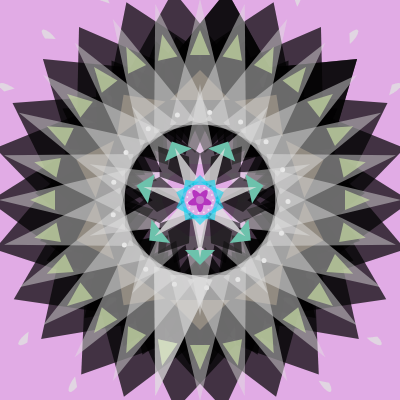
Frame 1 (no input)
Frame 60 (no input): identical to frame 1, image omitted
Frame 120 (the mouse pressed at the canvas centre since frame 60): identical to frame 1, image omitted

The p5.js sketch that drew this single still picture (run headless with seeded random() and noise() and a simulated clock; from frame 60 on, the mouse is pressed at the canvas centre):

// p5.js sketch
// ── sketch.js


 

function setup() {

let r = random(0,255);
let g = random(0,255);
let b = random(0,255);

  createCanvas(400, 400);
  background(r, g, b, 105);

  
  noStroke(0);
  fill(0, 180);
  quad3();
  quad2();
 
  triangle132();
  dot2();
  dot1();
  flower3();
  noStroke(0);
  fill(0, 150);
  quad1();

  fill(r, g, b, 200);
  triangle13();
  fill(225, 225, 225, 200);
  triangle2();
  fill(r, g, b, 255);
  flower1();
  fill(r, g, b, 100);
  flower2();
  fill(225, 225, 225, 100);
  center1();
  triangle133();
}

function draw() {}

function triangle4() {
  push();
  translate(width / 2, height / 2);
  scale(2);
  for (let angle = 0; angle < 360; angle += 45) {
    rotate(radians(45));
    push();
    translate(0, 18);
    noStroke();
    fill(225, 225, 225, 90);
    triangle(-8, 0, 0, 40, 8, 0);
    pop();
  }
  pop();
}

function dot2() {
  let num = int(random(10, 25));
  let r = 88;
  // translate(width/2, height/2);
  fill(255);
  noStroke();
  for (let angle = 1; angle < 360; angle = angle + 360 / num) {
    let x = r * cos(radians(angle)) + 200;
    let y = r * sin(radians(angle)) + 200;
    circle(x, y, 5);
  }
}

function dot1() {
  push();
  let num = int(random(5, 20));
  let r = 13;
  // translate(width/2, height/2);
  fill(255, 155);
  noStroke();
  for (let angle = 1; angle < 360; angle = angle + 360 / num) {
    let x = r * cos(radians(angle)) + 200;
    let y = r * sin(radians(angle)) + 200;
    circle(x, y, 2);
  }
  pop();
}
function quad3(){
  push();
  let num = int(random(12, 16));
  translate(width / 2, height / 2);
  scale(-2.3);
  for (let angle = 0; angle < 360; angle += 360 / num) {
    rotate(radians(360 / num));
    push();
    translate(0, 25);
    push();
    beginShape();
    vertex(8, 0);
    vertex(0, 40);
    vertex(32, 61);
    vertex(40, 21);
    endShape();
    beginShape();

    vertex(-8, 0);
    vertex(0, 40);
    vertex(-32, 61);
    vertex(-40, 21);
    endShape();
    pop();
    pop();
  }
  pop();
}
function quad2(){
  push();
  let num = int(random(12, 16));
  translate(width / 2, height / 2);
  scale(1.8);
  for (let angle = 0; angle < 360; angle += 360 / num) {
    rotate(radians(360 / num));
    push();
    translate(0, 25);
    push();
    beginShape();
    vertex(8, 0);
    vertex(0, 40);
    vertex(32, 61);
    vertex(40, 21);
    endShape();
    beginShape();

    vertex(-8, 0);
    vertex(0, 40);
    vertex(-32, 61);
    vertex(-40, 21);
    endShape();
    pop();
    pop();
  }
  pop();
}
function quad1() {
  push();
  let num = int(random(6, 10));
  translate(width / 2, height / 2);
  scale(0.8);
  for (let angle = 0; angle < 360; angle += 360 / num) {
    rotate(radians(360 / num));
    push();
    translate(0, 18);
    push();
    beginShape();
    vertex(8, 0);
    vertex(0, 40);
    vertex(32, 61);
    vertex(40, 21);
    endShape();
    beginShape();

    vertex(-8, 0);
    vertex(0, 40);
    vertex(-32, 61);
    vertex(-40, 21);
    endShape();
    pop();
    pop();
  }
  pop();
}
function triangle133() {
  let r = random(0,255);
let g = random(0,255);
let b = random(0,255);
  let num = int(random(20, 35));
 

  push();
  translate(width / 2, height / 2);
  //scale(3);
  for (let angle = 0; angle < 360; angle += 360 / num) {
    rotate(radians(360 / num));
    push();
    noStroke();
   fill(r, g, b, 170);
    translate(0, 145);
    triangle(-10, 0, 0, 25, 10, 0);
    pop();
  }
  pop();
  push();
  
   push();
  translate(width / 2, height / 2);
 scale(3);
  for (let angle = 0; angle < 360; angle += 360/num) {
    rotate(radians(360/num));
    push();
    translate(0, 25);
    noStroke();
    fill(225, 225, 225, 120);
    triangle(-10, 0, 0, 42, 10, 0);
    pop();
  }
  pop();
}

function triangle132() {
   let r = random(0,255);
let g = random(0,255);
let b = random(0,255);
  let num = int(random(9, 15));
 

  push();
  translate(width / 2, height / 2);
  scale(2);
  for (let angle = 0; angle < 360; angle += 360 / num) {
    rotate(radians(360 / num));
    push();
    noStroke();
    fill(r, g, b, 255);
    translate(0, 50);
    triangle(-15, 0, 0, 15, 15, 0);
    pop();
  }
  pop();
  push();
  
   push();
  translate(width / 2, height / 2);
  scale(2);
  for (let angle = 0; angle < 360; angle += 360/num) {
    rotate(radians(360/num));
    push();
    translate(0, 18);
    noStroke();
    fill(225, 225, 225, 120);
    triangle(-8, 0, 0, 40, 8, 0);
    pop();
  }
  pop();
}
function triangle13() {
   let r = random(0,255);
let g = random(0,255);
let b = random(0,255);
  
  let num = int(random(5, 8));

  push();
  translate(width / 2, height / 2);
  for (let angle = 0; angle < 360; angle += 360 / num) {
    rotate(radians(360 / num));
    push();
    noStroke();
    fill(r, g, b, 255);
    translate(0, 50);
    triangle(-15, 0, 0, 15, 15, 0);
    pop();
  }
  pop();
  push();

  translate(width / 2, height / 2);
  for (let angle = 0; angle < 360; angle += 360 / num) {
    rotate(radians(360 / num));
    push();
    translate(0, 18);
    noStroke();
    fill(225, 225, 225, 200);
    triangle(-8, 0, 0, 40, 8, 0);
    pop();
  }
  pop();
}
function triangle2() {
  let r = random(0,255);
let g = random(0,255);
let b = random(0,255);
 let num = int(random(8, 16));
  push();
  translate(width / 2, height / 2);
  for (let angle = 0; angle < 360; angle += 360 / num) {
    rotate(radians(360 / num));
    push();
    fill(r, g, b, 155);
    noStroke();
    translate(0, 15);
    triangle(-10, 0, 0, 10, 10, 0);
    pop();
  }
  pop();
}

function flower3() {
  push();
  let num = int(random(8, 25));
  fill(225,225,225,200);
  translate(width / 2, height / 2);
  scale(2);
  for (let angle = 0; angle <= 360; angle = angle + 360 / num) { 
    
    rotate(radians(360 / num));
    push();translate(0,110);
    arc(0, 0, 4, 12, radians(45), radians(225));
    pop();
  }
  pop();
}

function flower1() {
  push();
  let num = int(random(5, 10));
  translate(width / 2, height / 2);
  for (let angle = 0; angle <= 360; angle = angle + 360 / num) {
    rotate(radians(360 / num));
    push();
    arc(0, 0, 8, 24, radians(45), radians(225));
    pop();
  }
  pop();
}

function flower2() {
  push();
  let num = int(random(3, 8));
  translate(width / 2, height / 2);
  for (let angle = 0; angle <= 360; angle = angle + 360 / num) {
    rotate(radians(360 / num));
    push();
    arc(0, 0, 6, 20, radians(0), radians(180));
    pop();
  }
  pop();
}

function center1() {
  circle(200, 200, 8);
}

// ── style.css
html{
  background-color: black;
}
canvas {
  display: block;
}
#my-container {
  position: absolute;
  left: 200px;
  top: 200px;
}
